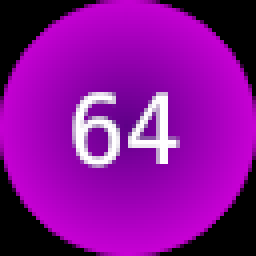
#> input picture code/games/Benchmark/source/64.png, 64 x 64 px (shown 4 times larger)
$ python crop_img.py ../Benchmark/source/64.png
#> lines starting #> are read from the running program, lines starting #| are printed output that depends on the picture
from PIL import Image
import os
import sys

def crop_img(img_path):
#> called with img_path = '../Benchmark/source/64.png'
    img = Image.open(img_path)
#> img is the input picture: PIL image 64x64 RGBA; mean R, G, B, A 136.3, 12.7, 152.6, 255
    img_dir = os.path.dirname(img_path)
    img_name, img_ext = os.path.splitext(os.path.basename(img_path))
    new_dir = os.path.join(img_dir, 'cropped')
    if not os.path.exists(new_dir):
        os.mkdir(new_dir)

    width, height = img.size
#> width = 64; height = 64

    for x in range(1, width):
        img_cropped = img.crop((0, 0, width-x, height))
        img_cropped.save(os.path.join(new_dir, img_name + '_r' + str(x) + img_ext))
        img_cropped = img.crop((x, 0, width, height))
        img_cropped.save(os.path.join(new_dir, img_name + '_l' + str(x) + img_ext))
#> this loop made 63 passes
#> pass 1, in crop_img, `img_cropped = img.crop((0, 0, width-x, height))`:
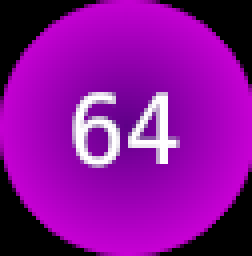
#> img_cropped: PIL image 63x64 RGBA (shown 4 times larger); mean R, G, B, A 137.8, 12.9, 154.4, 255
#> pass 1, in crop_img, `img_cropped = img.crop((x, 0, width, height))`:
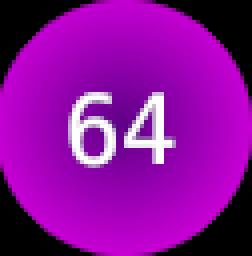
#> img_cropped: PIL image 63x64 RGBA (shown 4 times larger); mean R, G, B, A 137.8, 12.9, 154.4, 255
#> pass 2, in crop_img, `img_cropped = img.crop((0, 0, width-x, height))`:
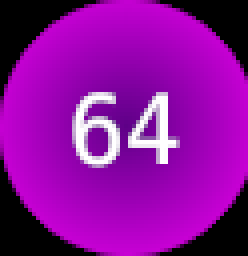
#> img_cropped: PIL image 62x64 RGBA (shown 4 times larger); mean R, G, B, A 139, 13.1, 155.8, 255
#> pass 2, in crop_img, `img_cropped = img.crop((x, 0, width, height))`:
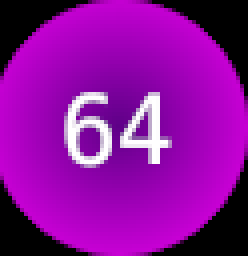
#> img_cropped: PIL image 62x64 RGBA (shown 4 times larger); mean R, G, B, A 139.1, 13.1, 155.8, 255

if __name__ == '__main__':
    if len(sys.argv) != 2:
        print('Provide path to image')
        sys.exit(1)

    crop_img(sys.argv[1])
